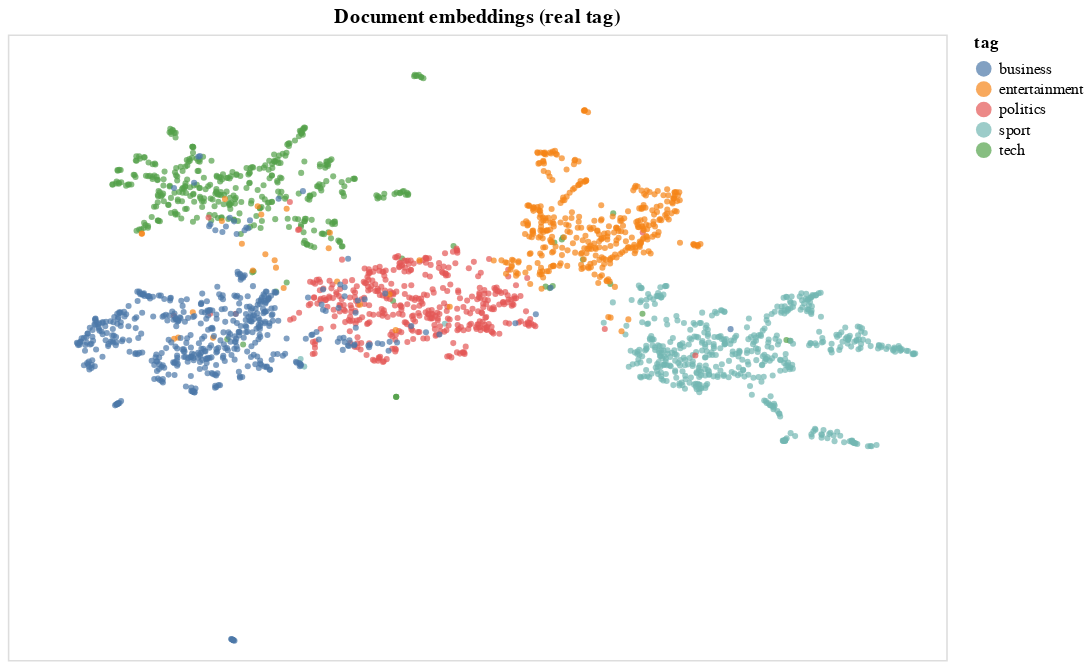

Write notebook code for a chart like this one.
### Code cell
alt.Chart(umap_df).mark_circle(size=15).encode(
    x=alt.X('X', axis=None),
    y=alt.Y('Y', axis=None),
    color=alt.Color('tag'),
    tooltip=['title', 'tag']
).configure_view(
    width=600, height=400
).properties(title='Document embeddings (real tag)').interactive()

### Figure 1 — Vega-Lite specification as saved in the notebook (floating-point values rounded to 4 significant figures; data arrays with more than 128 entries replaced by an {"elided": "..."} marker saying what was removed)
{"config": {"view": {"continuousWidth": 400, "continuousHeight": 300, "height": 400, "width": 600}}, "data": {"name": "data-04f29e033031a3d31f85aa67425827ea"}, "mark": {"type": "circle", "size": 15}, "encoding": {"color": {"type": "nominal", "field": "tag"}, "tooltip": [{"type": "nominal", "field": "title"}, {"type": "nominal", "field": "tag"}], "x": {"type": "quantitative", "axis": null, "field": "X"}, "y": {"type": "quantitative", "axis": null, "field": "Y"}}, "selection": {"selector008": {"type": "interval", "bind": "scales", "encodings": ["x", "y"]}}, "title": "Document embeddings (real tag)", "$schema": "https://vega.github.io/schema/vega-lite/v4.8.1.json", "datasets": {"data-04f29e033031a3d31f85aa67425827ea": {"elided": "2224 records"}}}
